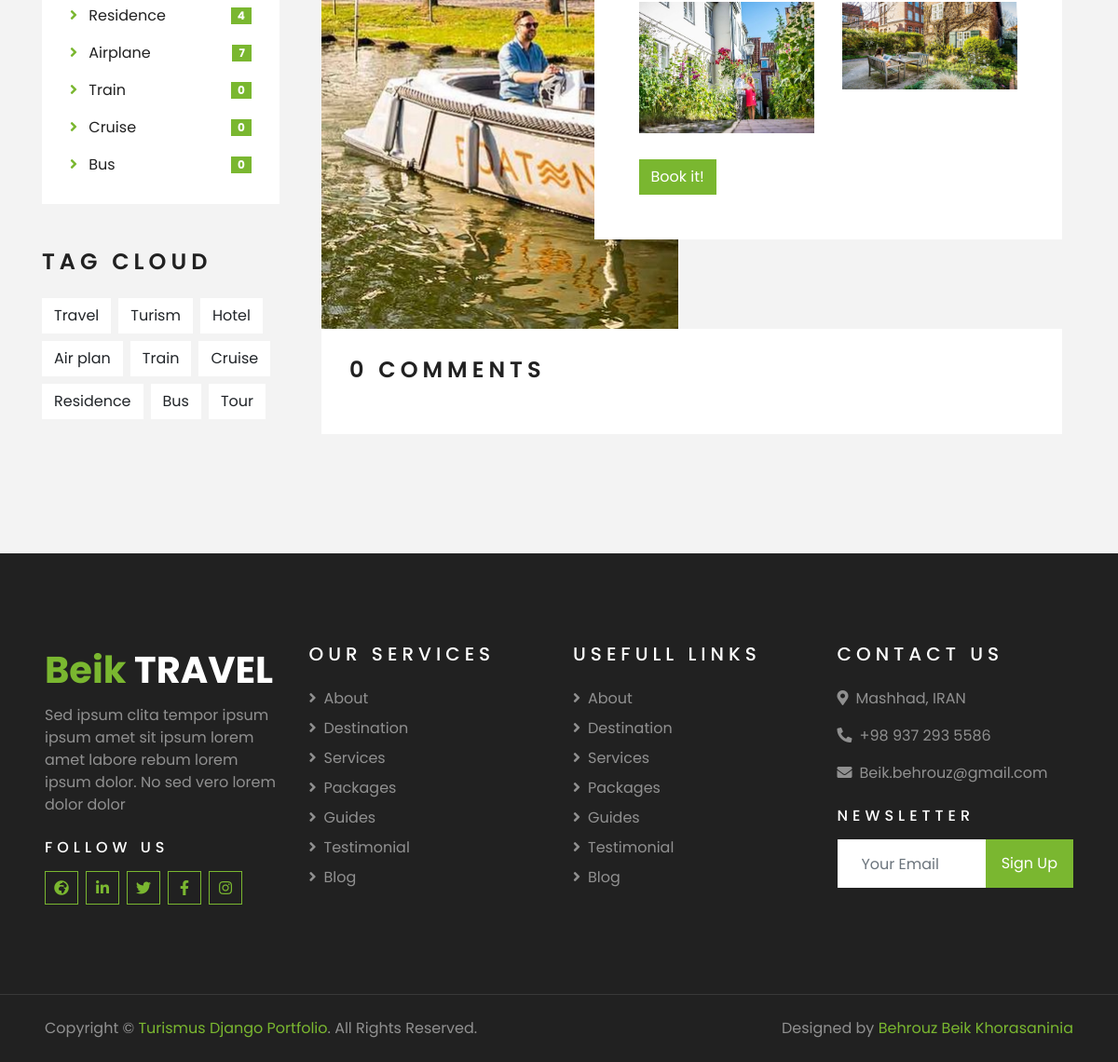
The app's page /Blog/blogdetail/4/ (lower part), older data.
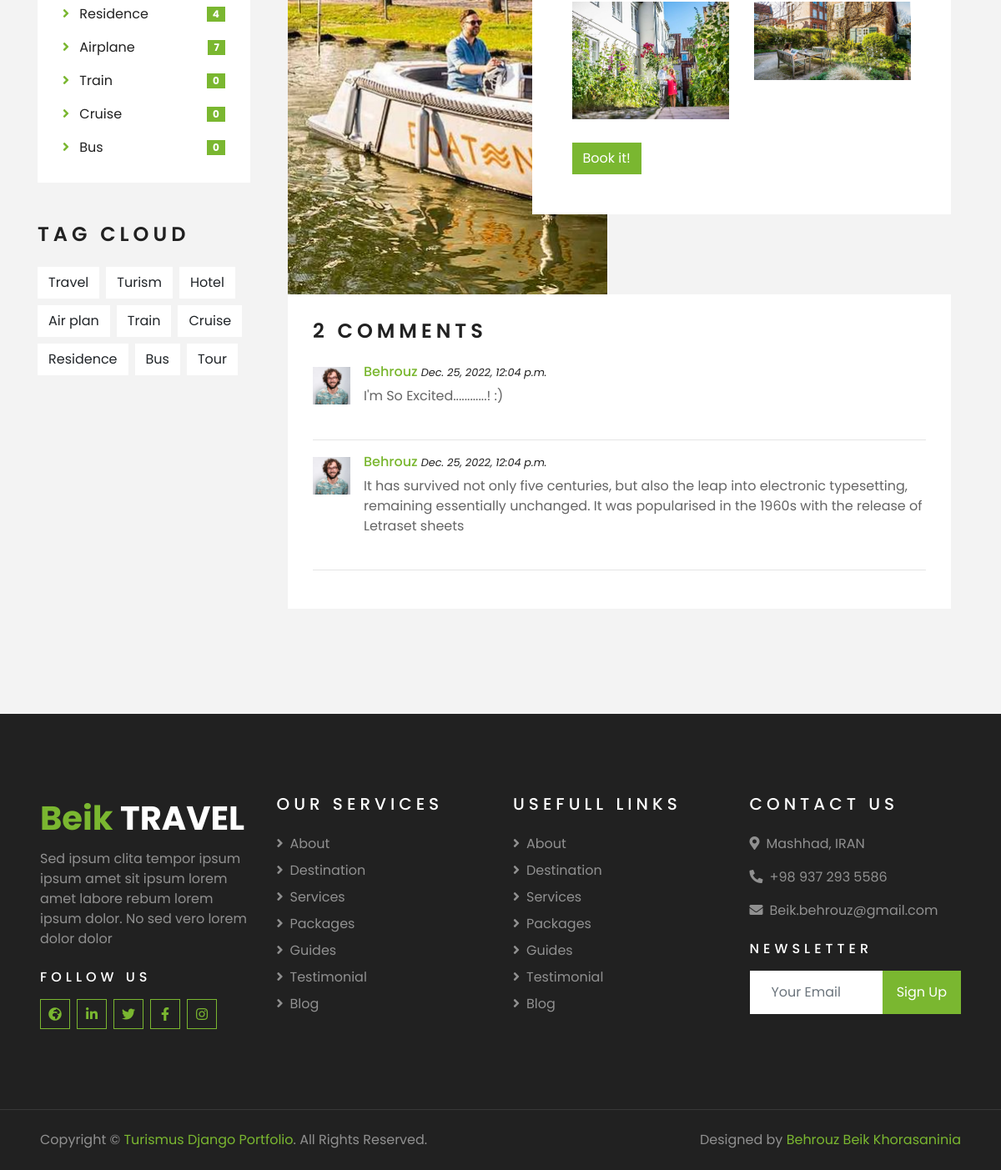
The same page, newer data.
### Blog/models.py (models this page shows, shortened)
class ArticleImg(models.Model):
    title = models.CharField(max_length=15, default="0")
    image = models.ImageField(upload_to='Frame')
    article = models.ForeignKey(Article, on_delete=models.CASCADE)
    imgOrder = models.PositiveIntegerField()

class ArticleLink(models.Model):
    title = models.CharField(max_length=50, default="0")
    link = models.CharField(max_length=150)
    article = models.ForeignKey(Article, on_delete=models.CASCADE)
    linkOrder = models.PositiveIntegerField()

class Comment(models.Model):
    PRODUCT_STARS = [
        ('1' , 'Very Bad'),
        ('2', 'Bad'),
        ('3', 'Normal'),
        ('4', 'Good'),
        ('5', 'Perfect'),
    ]
    article = models.ForeignKey(Article,on_delete=models.CASCADE,related_name='comments',)
    author = models.ForeignKey(CustomUser, on_delete=models.CASCADE, related_name='comments', )
    body = models.TextField()
    stars = models.CharField(max_length=10,choices=PRODUCT_STARS)
    datetime_create = models.DateTimeField(auto_now_add=True)
    datetime_update = models.DateTimeField(auto_now=True)
    active = models.BooleanField(default=True)

### Account/models.py (models this page shows, shortened)
class CustomUser (AbstractBaseUser, PermissionsMixin):
    USERTYPE=(
        ('Ma','MASTER'),
        ('Tr','TRAVELER'),
        ('Us','USER'),
        ('Bl','BLOGER'),
        ('Gu', 'GUIDE'),
    )
    username = models.CharField ( max_length=100, blank=True,null=True )
    mobile  = models.CharField ( max_length=15, default='0' )
    email = models.EmailField(unique=True)
    usertype = models.CharField ( max_length=2, choices=USERTYPE, default='Us' )
    firstname  = models.CharField ( blank=True,null=True,max_length=50 )
    lastname  = models.CharField ( blank=True,null=True,max_length=50 )
    first_name  = models.CharField ( blank=True,null=True,max_length=50 )
    last_name  = models.CharField ( blank=True,null=True,max_length=50 )
    unicid  = models.CharField ( max_length=10, unique=True )
    birthday  = models.DateTimeField ( blank=True,null=True )
    gender  = models.BooleanField ( blank=True,null=True )
    status = models.BooleanField(default=False)
    image = models.ImageField ( blank=True,null=True,upload_to='Profile' )
    city = models.ForeignKey(to='Home.City', on_delete=models.CASCADE, blank=True,null=True)
    profesional = models.CharField ( max_length=50, blank=True, null=True )
    is_superuser = models.BooleanField(default=False)
    is_staff = models.BooleanField(default=False)
    is_active = models.BooleanField(default=False)
    date_joined = models.DateTimeField(blank=True, null=True)
    USERNAME_FIELD = 'email'
    EMAIL_FIELD = 'email'
    REQUIRED_FIELDS = []
    objects = UserManager()

### Blog/views.py (the view)
# urls.py: path('blogdetail/<int:articleid>/', views.blogdetail, name='blogdetail'),
def blogdetail(request, articleid):
    class counter():
        tour = Tour.objects.all().count()
        airplane = Transport.objects.filter(beginning__type='Pl').count()
        train = Transport.objects.filter(beginning__type='Tr').count()
        bus = Transport.objects.filter(beginning__type='BU').count()
        cruise = Transport.objects.filter(beginning__type='Cr').count()
        residence = Residence.objects.all().count()
    class MyArticle:
        def __init__(self, selectarticle):
            self.id = selectarticle.id
            self.parts = ArticlePart.objects.filter(article_id=selectarticle.id).order_by('partOrder')
            self.images = ArticleImg.objects.filter(article_id=selectarticle.id).order_by('imgOrder')
            self.links = ArticleLink.objects.filter(article_id=selectarticle.id).order_by('linkOrder')
            self.title = selectarticle.title
            self.frame = selectarticle.frame.htmlFileName
            self.create = selectarticle.create
            self.month = (datetime.datetime.strptime(str(self.create.month), "%m")).strftime("%b")
            self.update = selectarticle.update
            self.author = selectarticle.author
            self.status = selectarticle.status
    myarticle = MyArticle(Article.objects.get(id=articleid))
    comments = Comment.objects.filter(article_id=articleid, active=True)
    context = {
        'counter':counter,
        'myarticle' : myarticle,
        'comments':comments,
    }
    return (render(request,'Blog/blogdetail.html',context))

### Blog/templates/Blog/blogdetail.html (shortened to what this page needs)
{% extends '_base.html' %}
{% load static %}
{% load djmoney %}
{% block static%}
    <link href="{% static 'lib/owlcarousel/assets/owl.carousel.min.css' %}" rel="stylesheet">
    <link href="{% static 'lib/tempusdominus/css/tempusdominus-bootstrap-4.min.css' %}" rel="stylesheet" />
    <link href="{% static 'css/style.css' %}" rel="stylesheet">
    <link href="{% static 'css/newstyle.css' %}" rel="stylesheet">
{%endblock%}
{% block body %}
    <div class="container-fluid py-5">
        <div class="container py-5">
            <div class="row">
                <div class="col-lg-3 mt-5 mt-lg-0">
                    <div class="mb-5">
                        <div class="bg-white" style="padding: 30px;">
                            <ul class="list-inline m-0">
                                <li class="mb-3 d-flex justify-content-between align-items-center">
                                    <a class="text-dark" href="#">
                                        <i class="fa fa-angle-right text-primary mr-2"></i>
                                        Residence
                                    </a>
                                    <span class="badge badge-primary badge-pill">{{ counter.residence }}</span>
                                </li>
                                <li class="mb-3 d-flex justify-content-between align-items-center">
                                    <a class="text-dark" href="#">
                                        <i class="fa fa-angle-right text-primary mr-2"></i>
                                        Airplane
                                    </a>
                                    <span class="badge badge-primary badge-pill">{{ counter.airplane }}</span>
                                </li>
                                <li class="mb-3 d-flex justify-content-between align-items-center">
                                    <a class="text-dark" href="#">
                                        <i class="fa fa-angle-right text-primary mr-2"></i>
                                        Train
                                    </a>
                                    <span class="badge badge-primary badge-pill">{{ counter.train }}</span>
                                </li>
                                <li class="mb-3 d-flex justify-content-between align-items-center">
                                    <a class="text-dark" href="#">
                                        <i class="fa fa-angle-right text-primary mr-2"></i>
                                        Cruise
                                    </a>
                                    <span class="badge badge-primary badge-pill">{{ counter.cruise }}</span>
                                </li>
                                <li class="d-flex justify-content-between align-items-center">
                                    <a class="text-dark" href="#">
                                        <i class="fa fa-angle-right text-primary mr-2"></i>
                                        Bus
                                    </a>
                                    <span class="badge badge-primary badge-pill">{{ counter.bus }}</span>
                                </li>
                            </ul>
                        </div>
                    </div>
                    <div class="mb-5">
                        <h4 class="text-uppercase mb-4" style="letter-spacing: 5px;">Tag Cloud</h4>
                        <div class="d-flex flex-wrap m-n1">
                            <a href="" class="btn btn-light m-1">Travel</a>
                            <a href="" class="btn btn-light m-1">Turism</a>
                            <a href="" class="btn btn-light m-1">Hotel</a>
                            <a href="" class="btn btn-light m-1">Air plan</a>
                            <a href="" class="btn btn-light m-1">Train</a>
                            <a href="" class="btn btn-light m-1">Cruise</a>
                            <a href="" class="btn btn-light m-1">Residence</a>
                            <a href="" class="btn btn-light m-1">Bus</a>
                            <a href="" class="btn btn-light m-1">Tour</a>
                        </div>
                    </div>
                </div>
                <div class="col-lg-9">
                        <div class="col-lg-12">
                            {% include myarticle.frame %}
                        </div>
                        <div class="col-lg-12">
                            <div class="bg-white" style="padding: 30px; margin-bottom: 30px;">
                                <h4 class="text-uppercase mb-4" style="letter-spacing: 5px;">{{ comments.count }} Comments</h4>
                                {% for c in comments %}
                                <div class="media mb-4">
                                    {% if c.author.image %}
                                    <img src="{{ c.author.image.url }}" alt="{{ c.author.firstname }}" class="img-fluid mr-3 mt-1" style="width: 45px;">
                                    {% endif %}
                                    <div class="media-body">
                                        <h6><a href="">{{ c.author.firstname }}</a> <small><i>{{ c.datetime_create }}</i></small></h6>
                                        <p>{{ c.body }}</p>
                                    </div>
                                </div>
                                <hr/>
                                {% endfor %}
                            </div>
                        </div>
                </div>
            </div>
        </div>
    </div>
    {% endblock %}

### templates/blogFrame1.html (shortened to what this page needs)
{% load static %}
        <div class="row">
            <div class="col-lg-6" style="min-height: 500px;">
                <div class="position-relative h-100">
                    <img class="position-absolute w-100 h-100" src="{{ myarticle.images.0.image.url }}" alt="{{ myarticle.title }}" style="object-fit: cover;">
                </div>
            </div>
            <div class="col-lg-6 pt-5 pb-lg-5">
                <div class="about-text bg-white p-4 p-lg-5 my-lg-5">
                    <div class="row mb-4">
                        <div class="col-6">
                            <img class="img-fluid" src="{{ myarticle.images.1.image.url }}" alt="{{ myarticle.images.1.title }}">
                        </div>
                        <div class="col-6">
                            <img class="img-fluid" src="{{ myarticle.images.2.image.url }}" alt="{ myarticle.images.2.title }}">
                        </div>
                    </div>
                    <a href="{{ myarticle.links.0.link }}" class="btn btn-primary mt-1">{{ myarticle.links.0.title }}</a>
                </div>
            </div>
        </div>

Row changes from the older to the newer data that the page shows:
added Comment: author.image (picture), author.firstname "Behrouz", datetime_create "Dec. 25, 2022, 12:04 p.m.", body "I'm So Excited............! :)"
added Comment: author.image (picture), author.firstname "Behrouz", datetime_create "Dec. 25, 2022, 12:04 p.m.", body "It has survived not only five centuries, but also the leap into electronic typesetting, remaining essentially unchanged. It was popularised in the 1960s with the release of Letraset sheets"
Text that changed along with them:
{{ comments.count }}: "0" → "2"
